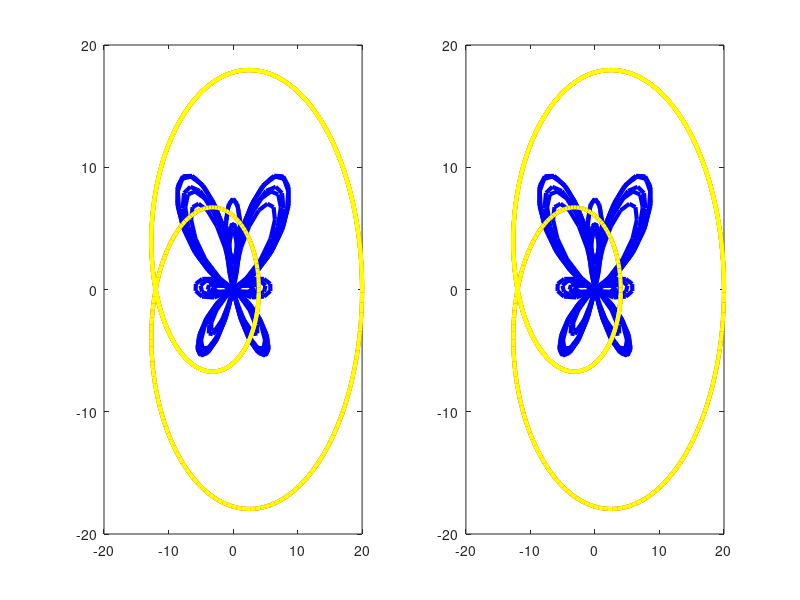

MATLAB code for this plot:
%%%%%%%%%%%%%%%%%%%%%%%%%%%
% Midterm Number: 2
% Problem number: 2
% Student Name: Jing-Hong Hu
% Student ID: 109550020
% Email address: henryhu.cs09@nycu.edu.tw
% Department: Computer Science, NYCU
% Date: 5/11/2022
% National Yang Ming Chiao Tung University, Taiwan
%%%%%%%%%%%%%%%%%%%%%%%%%%%%
close all; clear; clc;		% close all windows
                            % clear variables, and clear screen
disp('Midterm Problem 2.2') % show Midterm Problem 2.2
disp('Jing-Hong Hu; 109550020');

a1 = 3;
t = 0:0.1:12*pi;
x1 = a1 .* sin(t) .* (exp(cos(t)) - 2.*cos(4.*t) - sin(t./12).^5); 
y1 = a1 .* cos(t) .* (exp(cos(t)) - 2.*cos(4.*t) - sin(t./12).^5);

R = 12; r = 4; d = R;
t = 0:0.025:6*pi*r/(R-r);
x2 = (R-r).*cos(t) + d * cos(((R-r)/r)*t);	
y2 = (R-r).*sin(t) + d * sin(((R-r)/r)*t);


clf
subplot(1, 2, 1)
plot(x2, y2, 'r', 'LineWidth', 3)
hold on
plot(x1, y1, 'b', 'LineWidth', 3)
subplot(1, 2, 2)
plot(x2, y2, 'r', 'LineWidth', 3)
hold on
plot(x1, y1, 'b', 'LineWidth', 3)
input("Please press enter to start.")
figure(1)

for f = 0:0.05:1
    clf;
    subplot(1, 2, 1)
    plot(x2, y2, 'r', 'LineWidth', 3)
    hold on
    plot(x1, y1, 'b', 'LineWidth', 3)
    subplot(1, 2, 2)
    plot(x2, y2, 'r', 'LineWidth', 3)
    hold on
    plot(x1, y1, 'b', 'LineWidth', 3)
    subplot(1, 2, 1)
    k1 = f*cos(2*pi*f);
    Lx = (1-k1).*x1 + k1.*x2;
    Ly = (1-k1).*y1 + k1.*y2;
    plot(Lx, Ly, 'y', 'LineWidth', 3)
    axis([-20 20 -20 20])
    subplot(1, 2, 2)
    k2 = (exp(f)-1)/(exp(1)-1);
    Lx = (1-k2).*x1 + k2.*x2;
    Ly = (1-k2).*y1 + k2.*y2;
    plot(Lx, Ly, 'y', 'LineWidth', 3)
    axis([-20 20 -20 20])
    pause(0.05)
end